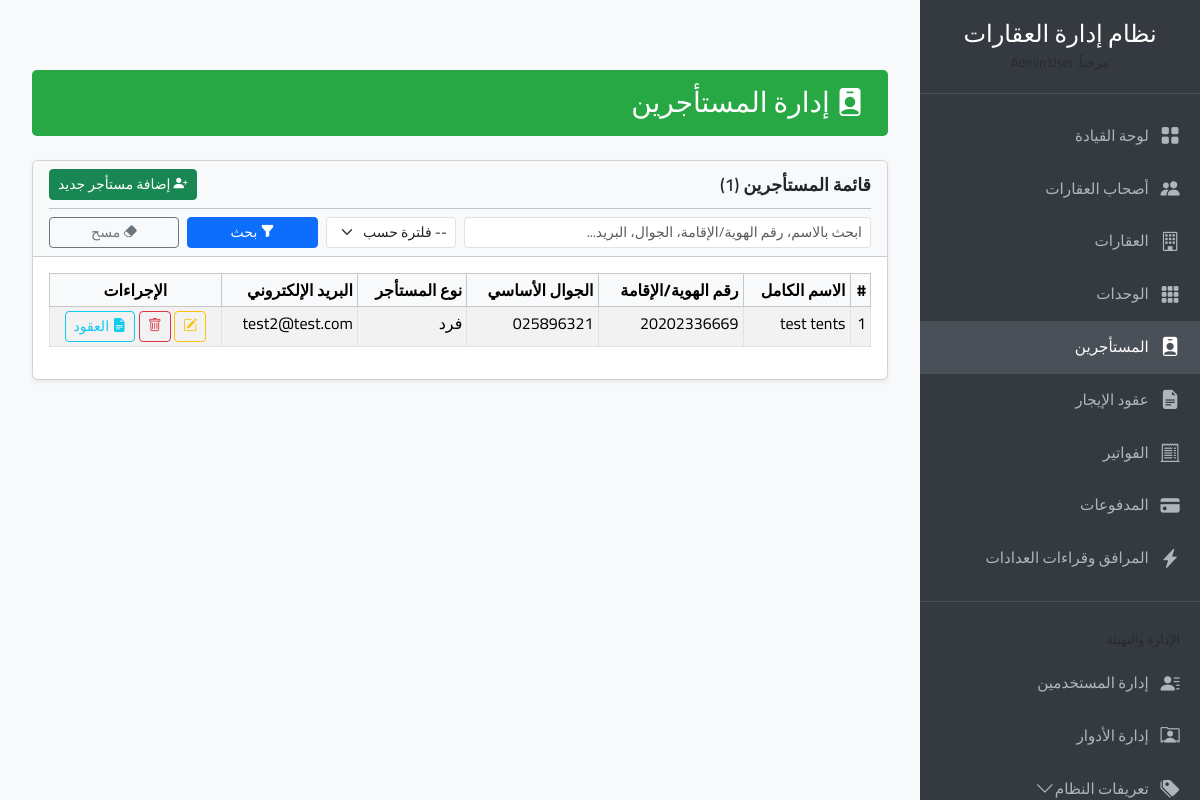
Screenshot of /tenants/index.php (signed in) with the database file from the repository.
### tables this page shows
CREATE TABLE `tenants` (
  `id` int(11) NOT NULL,
  `tenant_type_id` int(11) DEFAULT NULL,
  `full_name` varchar(255) NOT NULL,
  `national_id_iqama` varchar(20) NOT NULL,
  `phone_primary` varchar(20) NOT NULL,
  `phone_secondary` varchar(20) DEFAULT NULL,
  `email` varchar(100) DEFAULT NULL,
  `current_address` text DEFAULT NULL,
  `occupation` varchar(100) DEFAULT NULL,
  `nationality` varchar(100) DEFAULT NULL,
  `gender` enum('Male','Female','Other') DEFAULT NULL,
  `date_of_birth` date DEFAULT NULL,
  `buyer_vat_number` varchar(20) DEFAULT NULL COMMENT 'رقم تسجيل ضريبة القيمة المضافة للمشتري (إذا كان مسجلاً)',
  `buyer_street_name` varchar(100) DEFAULT NULL,
  `buyer_building_no` varchar(10) DEFAULT NULL,
  `buyer_additional_no` varchar(10) DEFAULT NULL,
  `buyer_district_name` varchar(100) DEFAULT NULL,
  `buyer_city_name` varchar(100) DEFAULT NULL,
  `buyer_postal_code` varchar(10) DEFAULT NULL,
  `buyer_country_code` varchar(2) DEFAULT 'SA',
  `emergency_contact_name` varchar(150) DEFAULT NULL,
  `emergency_contact_phone` varchar(20) DEFAULT NULL,
  `notes` text DEFAULT NULL,
  `created_by_id` int(11) DEFAULT NULL,
  `created_at` timestamp NOT NULL DEFAULT current_timestamp(),
  `updated_at` timestamp NOT NULL DEFAULT current_timestamp() ON UPDATE current_timestamp()
);

CREATE TABLE `tenant_types` (
  `id` int(11) NOT NULL,
  `type_name` varchar(50) NOT NULL,
  `display_name_ar` varchar(100) NOT NULL
);

### includes/functions.php (called while the page is built, shortened)
<?php
function generate_csrf_token() {
    return $_SESSION['csrf_token'];
}
function base_url($path = '') {
    return rtrim(APP_BASE_URL, '/') . '/' . ltrim($path, '/');
}
function esc_attr($string) {
    return htmlspecialchars((string)$string, ENT_QUOTES, 'UTF-8');
}
function esc_html($string) {
    return htmlspecialchars((string)$string, ENT_NOQUOTES, 'UTF-8');
}
?>

### tenants/index.php (the view, shortened to what this page needs)
<?php
$page_title = "إدارة المستأجرين";
require_once __DIR__ . '/../db_connect.php';
require_once __DIR__ . '/../includes/functions.php';
require_once __DIR__ . '/../includes/header_resources.php';
require_once __DIR__ . '/../includes/navigation.php';
$current_page = isset($_GET['page']) && filter_var($_GET['page'], FILTER_VALIDATE_INT, ['options' => ['min_range' => 1]]) ? (int)$_GET['page'] : 1;
$items_per_page = defined('ITEMS_PER_PAGE_INT') ? ITEMS_PER_PAGE_INT : 10;
$offset = ($current_page - 1) * $items_per_page;
$search_term_tenant = isset($_GET['search']) ? sanitize_input($_GET['search']) : '';
$filter_tenant_type_id_page = isset($_GET['tenant_type_id']) && filter_var($_GET['tenant_type_id'], FILTER_VALIDATE_INT) ? (int)$_GET['tenant_type_id'] : '';
$params_for_data_tenant = [];  $types_for_data_tenant = "";
$where_sql_tenant = "";
$total_sql_tenant = "SELECT COUNT(t.id) as total
                     FROM tenants t" . $where_sql_tenant;
$stmt_total_tenant = $mysqli->prepare($total_sql_tenant);
if ($stmt_total_tenant) {
    $stmt_total_tenant->execute();
    $total_result_tenant = $stmt_total_tenant->get_result();
    $total_tenants = ($total_result_tenant && $total_result_tenant->num_rows > 0) ? $total_result_tenant->fetch_assoc()['total'] : 0;
} else {
    $total_tenants = 0;
    error_log("SQL Prepare Error for counting tenants: " . $mysqli->error);
}
$sql_tenant = "SELECT t.id, t.full_name, t.national_id_iqama, t.phone_primary, t.phone_secondary, t.email,
                      t.current_address, t.occupation, t.nationality, t.notes,
                      t.buyer_vat_number, t.buyer_street_name, t.buyer_building_no, t.buyer_additional_no,
                      t.buyer_district_name, t.buyer_city_name, t.buyer_postal_code, t.buyer_country_code,
                      t.emergency_contact_name, t.emergency_contact_phone,
                      t.tenant_type_id, tt.display_name_ar as tenant_type_name, t.gender, t.date_of_birth
               FROM tenants t
               LEFT JOIN tenant_types tt ON t.tenant_type_id = tt.id"
               . $where_sql_tenant . " ORDER BY t.full_name ASC LIMIT ? OFFSET ?";
$current_data_params_tenant = $params_for_data_tenant;
$current_data_params_tenant[] = $items_per_page;
$current_data_params_tenant[] = $offset;
$current_data_types_tenant = $types_for_data_tenant . 'ii';
$tenants_list = [];
$stmt_tenant = $mysqli->prepare($sql_tenant);
if ($stmt_tenant) {
    if (!empty($current_data_params_tenant)) {
        $stmt_tenant->bind_param($current_data_types_tenant, ...$current_data_params_tenant);
    } else {
         $stmt_tenant->bind_param('ii', $items_per_page, $offset);
    }
    $stmt_tenant->execute();
    $result_tenant = $stmt_tenant->get_result();
    $tenants_list = ($result_tenant && $result_tenant->num_rows > 0) ? $result_tenant->fetch_all(MYSQLI_ASSOC) : [];
} else {
    error_log("SQL Prepare Error for fetching tenants: " . $mysqli->error);
}
$csrf_token = generate_csrf_token();
?>
<div class="container-fluid">
    <div class="content-header">
        <h1><i class="bi bi-person-badge-fill"></i> <?php echo esc_html($page_title); ?></h1>
    </div>
    <div class="card shadow-sm">
        <div class="card-header bg-light">
            <div class="d-flex justify-content-between align-items-center">
                <h5 class="card-title mb-0">قائمة المستأجرين (<?php echo $total_tenants; ?>)</h5>
                <button type="button" class="btn btn-success btn-sm" data-bs-toggle="modal" data-bs-target="#tenantModal" onclick="prepareTenantModal('add_tenant')">
                    <i class="bi bi-person-plus-fill"></i> إضافة مستأجر جديد
                </button>
            </div>
            <hr class="my-2">
            <form method="GET" action="<?php echo base_url('tenants/index.php'); ?>" class="row gx-2 gy-2 align-items-center">
                <div class="col-md-5 col-lg-6">
                    <input type="text" id="search_tenants_page" name="search" class="form-control form-control-sm" placeholder="ابحث بالاسم، رقم الهوية/الإقامة، الجوال، البريد..." value="<?php echo esc_attr($search_term_tenant); ?>">
                </div>
                <div class="col-md-3 col-lg-2">
                    <select id="filter_tenant_type_id_page_filter" name="tenant_type_id" class="form-select form-select-sm">
                        <option value="">-- فلترة حسب النوع --</option>
                    </select>
                </div>
                <div class="col-md-2 col-lg-2">
                    <button type="submit" class="btn btn-primary btn-sm w-100"><i class="bi bi-funnel-fill"></i> بحث</button>
                </div>
                <div class="col-md-2 col-lg-2">
                     <a href="<?php echo base_url('tenants/index.php'); ?>" class="btn btn-outline-secondary btn-sm w-100"><i class="bi bi-eraser-fill"></i> مسح</a>
                </div>
            </form>
        </div>
        <div class="card-body">
            <?php if (empty($tenants_list) && (!empty($search_term_tenant) || !empty($filter_tenant_type_id_page)) ): ?>
                <div class="alert alert-warning text-center">لا توجد نتائج بحث تطابق معايير البحث أو الفلترة.</div>
            <?php elseif (empty($tenants_list)): ?>
                <div class="alert alert-info text-center">لا يوجد مستأجرون مسجلون حالياً. يمكنك <a href="#" data-bs-toggle="modal" data-bs-target="#tenantModal" onclick="prepareTenantModal('add_tenant')">إضافة مستأجر جديد</a>.</div>
            <?php else: ?>
            <div class="table-responsive">
                <table class="table table-striped table-hover table-bordered table-sm">
                    <thead class="table-light">
                        <tr>
                            <th>#</th>
                            <th>الاسم الكامل</th>
                            <th>رقم الهوية/الإقامة</th>
                            <th>الجوال الأساسي</th>
                            <th>نوع المستأجر</th>
                            <th>البريد الإلكتروني</th>
                            <th class="text-center">الإجراءات</th>
                        </tr>
                    </thead>
                    <tbody>
                        <?php $row_num_tenant = ($current_page - 1) * $items_per_page + 1; ?>
                        <?php foreach ($tenants_list as $tenant_item_page):  ?>
                        <tr>
                            <td><?php echo $row_num_tenant++; ?></td>
                            <td><?php echo esc_html($tenant_item_page['full_name']); ?></td>
                            <td><?php echo esc_html($tenant_item_page['national_id_iqama']); ?></td>
                            <td><?php echo esc_html($tenant_item_page['phone_primary']); ?></td>
                            <td><?php echo esc_html($tenant_item_page['tenant_type_name'] ?: '-'); ?></td>
                            <td><?php echo esc_html($tenant_item_page['email'] ?: '-'); ?></td>
                            <td class="text-center">
                                <button type="button" class="btn btn-sm btn-outline-warning"
                                        onclick="prepareTenantModal('edit_tenant', <?php echo htmlspecialchars(json_encode($tenant_item_page), ENT_QUOTES, 'UTF-8'); ?>)"
                                        data-bs-toggle="modal" data-bs-target="#tenantModal"
                                        title="تعديل بيانات المستأجر">
                                    <i class="bi bi-pencil-square"></i>
                                </button>
                                <button type="button" class="btn btn-sm btn-outline-danger delete-tenant-btn"
                                        data-bs-toggle="modal" data-bs-target="#confirmDeleteModal"
                                        data-id="<?php echo $tenant_item_page['id']; ?>"
                                        data-name="<?php echo esc_attr($tenant_item_page['full_name']); ?>"
                                        data-delete-url="<?php echo base_url('tenants/tenant_actions.php?action=delete_tenant&id=' . $tenant_item_page['id'] . '&csrf_token=' . $csrf_token); ?>"
                                        title="حذف المستأجر">
                                    <i class="bi bi-trash"></i>
                                </button>
                                <a href="<?php echo base_url('leases/index.php?tenant_id=' . $tenant_item_page['id']); ?>" class="btn btn-sm btn-outline-info" title="عرض عقود الإيجار لهذا المستأجر">
                                    <i class="bi bi-file-earmark-text-fill"></i> <span class="d-none d-md-inline">العقود</span>
                                </a>
                            </td>
                        </tr>
                        <?php endforeach; ?>
                    </tbody>
                </table>
            </div>
            <?php endif; ?>
        </div>
    </div>
</div>
</div>
<?php require_once __DIR__ . '/../includes/footer_resources.php'; ?>

### includes/header_resources.php (style rules this page uses)
body { font-family: 'Cairo', sans-serif; background-color: #f8f9fa; overflow-x: hidden; }
.content-header { background-color: #28a745; color: white; padding: 1rem 1.5rem; margin-bottom: 1.5rem; border-radius: 0.3rem; }
.content-header h1 { margin: 0; font-size: 1.75rem; }
.card-header h5.card-title { font-size: 1.1rem; font-weight: 600; }

### rows the page displays
tenants: full_name "test tents", national_id_iqama "20202336669", phone_primary "025896321", tenant_type.display_name_ar "فرد", email "test2@test.com"

### other values shown
$app_display_name_nav "نظام إدارة العقارات"
$page_title "إدارة المستأجرين"
$total_tenants "1"
